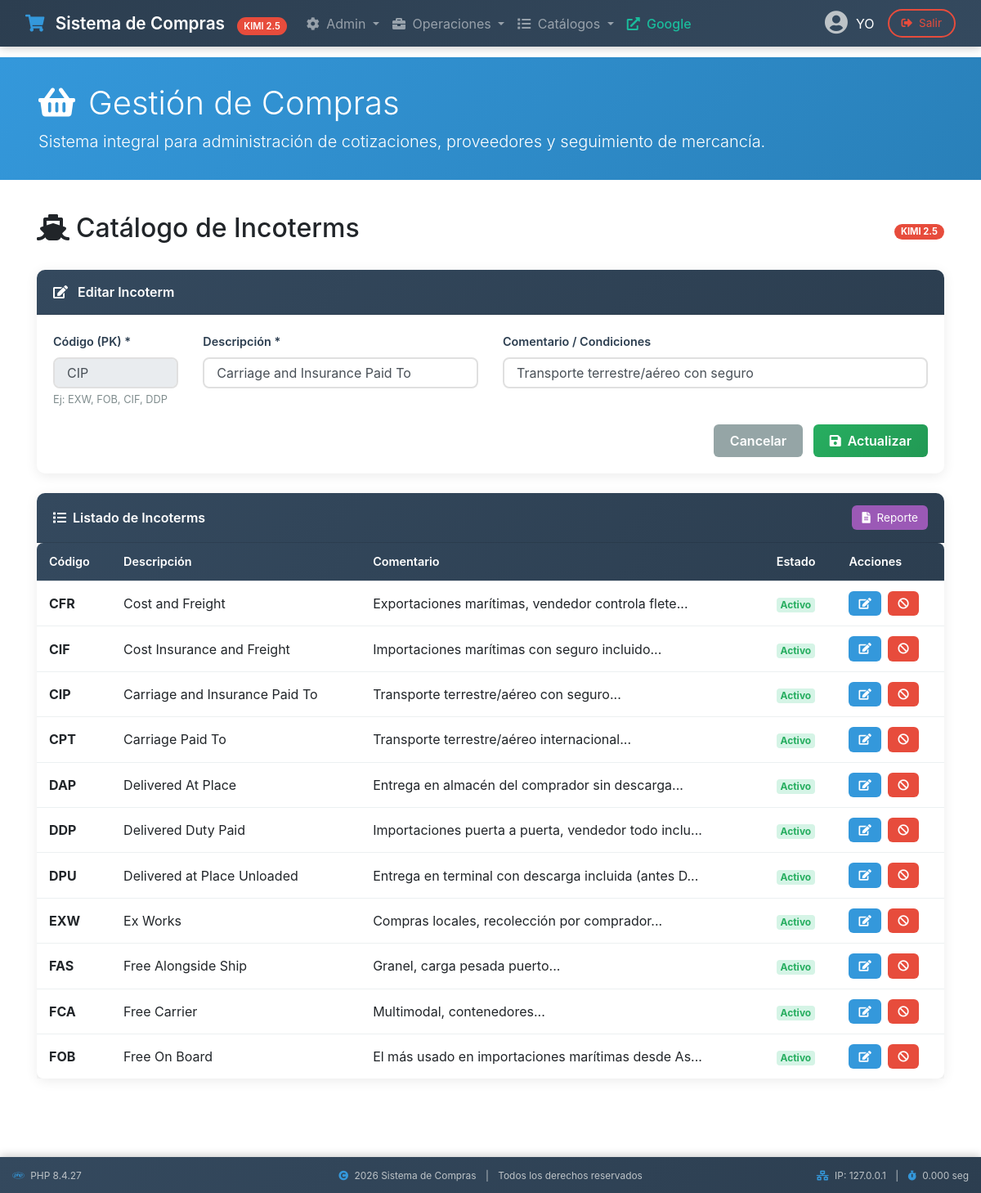
The app's page /catalogo_incoterms.php?editar=CIP with its own data.
### tables this page shows
CREATE TABLE IF NOT EXISTS cat_incoterms (
  idIncoterm           VARCHAR(10)   NOT NULL PRIMARY KEY,
  descripcion          VARCHAR(200)  NOT NULL,
  comentario           VARCHAR(500),
  activo               VARCHAR(3)    DEFAULT 'si',
  fecha_alta           DATETIME,
  ultima_actualizacion DATETIME,
  usuario_alta         VARCHAR(100),
  usuario_modifica     VARCHAR(100)
);

### catalogo_incoterms.php (the view, shortened to what this page needs)
<?php require_once 'headerkimi.php'; ?>
<link rel="stylesheet" href="compraskimi.css">
<div id="subcontainer">
<?php
$editando = false;
$datos_edit = null;
if (isset($_GET['editar'])) {
    $id_edit = $_GET['editar'];
    $res = mysqli_query($link, "SELECT * FROM cat_incoterms WHERE idIncoterm = '$id_edit'");
    if (mysqli_num_rows($res) > 0) {
        $datos_edit = mysqli_fetch_assoc($res);
        $editando = true;
    }
}
$pagina = isset($_GET['pagina']) ? intval($_GET['pagina']) : 1;
$registros_por_pagina = 50;
$inicio = ($pagina - 1) * $registros_por_pagina;
$sql = "SELECT * FROM cat_incoterms ORDER BY idIncoterm LIMIT $inicio, $registros_por_pagina";
$resultado = mysqli_query($link, $sql);
?>
<div class="container-fluid">
    <div class="d-flex justify-content-between align-items-center mb-4">
        <h2><i class="fas fa-ship mr-2"></i>Catálogo de Incoterms</h2>
        <span class="badge badge-modelo">KIMI 2.5</span>
    </div>
    <div class="card card-modulo mb-4">
        <div class="card-header">
            <i class="fas fa-<?php echo $editando ? 'edit' : 'plus'; ?> mr-2"></i>
            <?php echo $editando ? 'Editar Incoterm' : 'Nuevo Incoterm'; ?>
        </div>
        <div class="card-body">
            <form method="POST" class="form-sistema">
                <div class="row">
                    <div class="col-md-2">
                        <div class="form-group">
                            <label>Código (PK) *</label>
                            <input type="text" name="idIncoterm" class="form-control" maxlength="10"
                                   value="<?php echo $editando ? $datos_edit['idIncoterm'] : ''; ?>"
                                   <?php echo $editando ? 'readonly' : ''; ?> required>
                            <small class="ayuda-campo">Ej: EXW, FOB, CIF, DDP</small>
                        </div>
                    </div>
                    <div class="col-md-4">
                        <div class="form-group">
                            <label>Descripción *</label>
                            <input type="text" name="descripcion" class="form-control" maxlength="200"
                                   value="<?php echo $editando ? $datos_edit['descripcion'] : ''; ?>" required>
                        </div>
                    </div>
                    <div class="col-md-6">
                        <div class="form-group">
                            <label>Comentario / Condiciones</label>
                            <input type="text" name="comentario" class="form-control" maxlength="500"
                                   value="<?php echo $editando ? $datos_edit['comentario'] : ''; ?>">
                        </div>
                    </div>
                </div>
                <div class="text-right">
                    <?php if ($editando): ?>
                        <a href="catalogo_incoterms.php" class="btn btn-cancelar mr-2">Cancelar</a>
                    <?php endif; ?>
                    <button type="submit" name="guardar" class="btn btn-guardar">
                        <i class="fas fa-save mr-1"></i> <?php echo $editando ? 'Actualizar' : 'Guardar'; ?>
                    </button>
                </div>
            </form>
        </div>
    </div>
    <div class="card card-modulo">
        <div class="card-header d-flex justify-content-between align-items-center">
            <span><i class="fas fa-list mr-2"></i>Listado de Incoterms</span>
            <a href="?module=reporte" target="_blank" class="btn btn-reporte btn-sm">
                <i class="fas fa-file-alt mr-1"></i> Reporte
            </a>
        </div>
        <div class="card-body p-0">
            <div class="table-responsive">
                <table class="table table-sistema mb-0">
                    <thead>
                        <tr>
                            <th>Código</th>
                            <th>Descripción</th>
                            <th>Comentario</th>
                            <th>Estado</th>
                            <th>Acciones</th>
                        </tr>
                    </thead>
                    <tbody>
                        <?php while ($row = mysqli_fetch_assoc($resultado)): ?>
                            <tr>
                                <td><strong><?php echo $row['idIncoterm']; ?></strong></td>
                                <td><?php echo $row['descripcion']; ?></td>
                                <td><?php echo $row['comentario'] ? substr($row['comentario'], 0, 50) . '...' : '-'; ?></td>
                                <td>
                                    <span class="badge badge-status-<?php echo $row['activo'] == 'si' ? 'ok' : 'warning'; ?>">
                                        <?php echo $row['activo'] == 'si' ? 'Activo' : 'Inactivo'; ?>
                                    </span>
                                </td>
                                <td>
                                    <a href="?editar=<?php echo $row['idIncoterm']; ?>" class="btn btn-editar btn-sm mr-1">
                                        <i class="fas fa-edit"></i>
                                    </a>
                                    <button type="button" class="btn btn-<?php echo $row['activo'] == 'si' ? 'eliminar' : 'activar'; ?> btn-sm"
                                            data-toggle="modal" data-target="#modal<?php echo $row['idIncoterm']; ?>">
                                        <i class="fas fa-<?php echo $row['activo'] == 'si' ? 'ban' : 'check'; ?>"></i>
                                    </button>
                                </td>
                            </tr>
                        <?php endwhile; ?>
                    </tbody>
                </table>
            </div>
        </div>
    </div>
</div>
</div>
<?php require_once 'footerkimi.php'; ?>

### compraskimi.css (style rules this page uses)
#subcontainer { overflow-x: auto; min-height: calc(100vh - 140px); padding-bottom: 60px; padding-left: 15px; padding-right: 15px; padding-top: 20px; }
.table-sistema { background: white; border-radius: 8px; overflow: hidden; box-shadow: 0 2px 10px rgba(0,0,0,0.08); }
.table-sistema thead { background: linear-gradient(135deg, #34495e 0%, #2c3e50 100%); color: white; }
.table-sistema thead th { font-weight: 600; font-size: 0.9rem; padding: 12px 15px; border: none; white-space: nowrap; }
.table-sistema tbody td { padding: 12px 15px; vertical-align: middle; border-bottom: 1px solid #ecf0f1; }
.table-sistema tbody tr:last-child td { border-bottom: none; }
.badge-status-ok { background: #d5f4e6; color: #27ae60; }
.btn-guardar { background: linear-gradient(135deg, #27ae60 0%, #229954 100%); border: none; color: white; border-radius: 6px; padding: 8px 20px; font-weight: 600; transition: all 0.3s; }
.btn-cancelar { background: #95a5a6; border: none; color: white; border-radius: 6px; padding: 8px 20px; font-weight: 600; transition: all 0.3s; }
.btn-editar { background: #3498db; border: none; color: white; border-radius: 6px; padding: 5px 12px; font-size: 0.85rem; transition: all 0.2s; }
.btn-eliminar { background: #e74c3c; border: none; color: white; border-radius: 6px; padding: 5px 12px; font-size: 0.85rem; transition: all 0.2s; }
.btn-reporte { background: #9b59b6; border: none; color: white; border-radius: 6px; padding: 5px 12px; font-size: 0.85rem; transition: all 0.2s; }
.form-sistema .form-group { margin-bottom: 20px; }
.form-sistema label { font-weight: 600; color: #2c3e50; font-size: 0.9rem; margin-bottom: 8px; }
.form-sistema .form-control, .form-sistema .custom-select { border: 2px solid #e0e0e0; border-radius: 8px; padding: 10px 15px; transition: all 0.3s; }
.card-modulo { border: none; border-radius: 10px; box-shadow: 0 3px 15px rgba(0,0,0,0.08); transition: all 0.3s; margin-bottom: 20px; }
.card-modulo .card-header { background: linear-gradient(135deg, #34495e 0%, #2c3e50 100%); color: white; border-radius: 10px 10px 0 0 !important; font-weight: 600; padding: 15px 20px; }
.ayuda-campo { color: #7f8c8d; font-size: 0.8rem; margin-top: 5px; }

### headerkimi.php (style rules this page uses)
body { padding-top: 70px; min-height: 100vh; }
.badge-modelo { background: #e74c3c; color: white; font-size: 0.7rem; padding: 4px 8px; border-radius: 12px; margin-left: 10px; }

### records on screen
cat_incoterms: idIncoterm "CIP", descripcion "Carriage and Insurance Paid To", comentario "Transporte terrestre/aéreo con seguro", activo "Activo"
cat_incoterms: idIncoterm "CFR", descripcion "Cost and Freight", comentario "Exportaciones marítimas, vendedor controla flete", activo "Activo"
cat_incoterms: idIncoterm "CIF", descripcion "Cost Insurance and Freight", comentario "Importaciones marítimas con seguro incluido", activo "Activo"
cat_incoterms: idIncoterm "CPT", descripcion "Carriage Paid To", comentario "Transporte terrestre/aéreo internacional", activo "Activo"
cat_incoterms: idIncoterm "DAP", descripcion "Delivered At Place", comentario "Entrega en almacén del comprador sin descarga", activo "Activo"
cat_incoterms: idIncoterm "DDP", descripcion "Delivered Duty Paid", comentario "Importaciones puerta a puerta, vendedor todo inclu", activo "Activo"
cat_incoterms: idIncoterm "DPU", descripcion "Delivered at Place Unloaded", comentario "Entrega en terminal con descarga incluida (antes D", activo "Activo"
cat_incoterms: idIncoterm "EXW", descripcion "Ex Works", comentario "Compras locales, recolección por comprador", activo "Activo"
cat_incoterms: idIncoterm "FAS", descripcion "Free Alongside Ship", comentario "Granel, carga pesada puerto", activo "Activo"
cat_incoterms: idIncoterm "FCA", descripcion "Free Carrier", comentario "Multimodal, contenedores", activo "Activo"
cat_incoterms: idIncoterm "FOB", descripcion "Free On Board", comentario "El más usado en importaciones marítimas desde As", activo "Activo"

### other values on screen
$session_usuario "YO"
phpversion() "8.4.27"
$_SERVER['REMOTE_ADDR'] "127.0.0.1"
